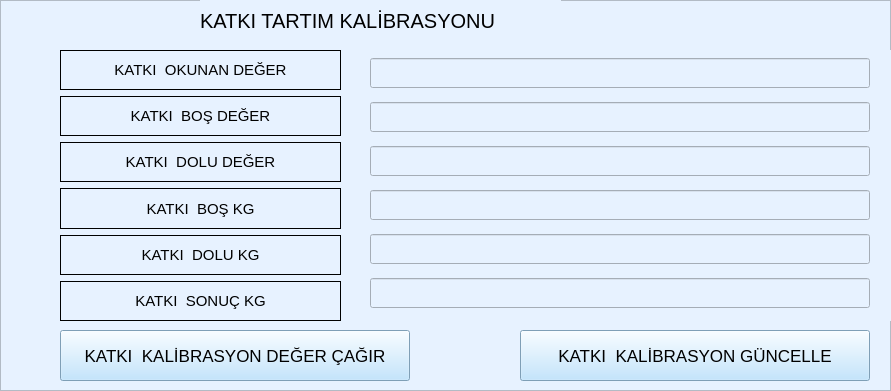
     <widget class="QFrame" name="frame_katki_kal">
      <property name="geometry">
       <rect>
        <x>990</x>
        <y>20</y>
        <width>891</width>
        <height>391</height>
       </rect>
      </property>
      <property name="styleSheet">
       <string notr="true">background-color: rgb(231, 242, 255);</string>
      </property>
      <property name="frameShape">
       <enum>QFrame::StyledPanel</enum>
      </property>
      <property name="frameShadow">
       <enum>QFrame::Raised</enum>
      </property>
      <widget class="QWidget" name="layoutWidget_6">
       <property name="geometry">
        <rect>
         <x>350</x>
         <y>50</y>
         <width>541</width>
         <height>271</height>
        </rect>
       </property>
       <layout class="QGridLayout" name="gridLayout_8">
        <item row="1" column="0">
         <widget class="QLineEdit" name="ln_katki_bos_deger">
          <property name="maximumSize">
           <size>
            <width>500</width>
            <height>30</height>
           </size>
          </property>
         </widget>
        </item>
        <item row="2" column="0">
         <widget class="QLineEdit" name="ln_katki_dolu_deger">
          <property name="maximumSize">
           <size>
            <width>500</width>
            <height>30</height>
           </size>
          </property>
         </widget>
        </item>
        <item row="4" column="0">
         <widget class="QLineEdit" name="ln_katki_dolu_kg">
          <property name="maximumSize">
           <size>
            <width>500</width>
            <height>30</height>
           </size>
          </property>
         </widget>
        </item>
        <item row="5" column="0">
         <widget class="QLineEdit" name="ln_katki_sonuc_kg">
          <property name="maximumSize">
           <size>
            <width>500</width>
            <height>30</height>
           </size>
          </property>
          <property name="readOnly">
           <bool>true</bool>
          </property>
         </widget>
        </item>
        <item row="3" column="0">
         <widget class="QLineEdit" name="ln_katki_bos_kg">
          <property name="maximumSize">
           <size>
            <width>500</width>
            <height>30</height>
           </size>
          </property>
         </widget>
        </item>
        <item row="0" column="0">
         <widget class="QLineEdit" name="ln_katki_ham">
          <property name="maximumSize">
           <size>
            <width>500</width>
            <height>30</height>
           </size>
          </property>
          <property name="readOnly">
           <bool>true</bool>
          </property>
         </widget>
        </item>
       </layout>
      </widget>
      <widget class="QWidget" name="layoutWidget_7">
       <property name="geometry">
        <rect>
         <x>60</x>
         <y>50</y>
         <width>281</width>
         <height>271</height>
        </rect>
       </property>
       <layout class="QGridLayout" name="gridLayout_9">
        <item row="0" column="0">
         <widget class="QLabel" name="lb_katki_ham">
          <property name="font">
           <font>
            <pointsize>11</pointsize>
           </font>
          </property>
          <property name="frameShape">
           <enum>QFrame::Box</enum>
          </property>
          <property name="text">
           <string>KATKI  OKUNAN DEĞER</string>
          </property>
          <property name="textFormat">
           <enum>Qt::AutoText</enum>
          </property>
          <property name="alignment">
           <set>Qt::AlignCenter</set>
          </property>
         </widget>
        </item>
        <item row="1" column="0">
         <widget class="QLabel" name="lb_katki_bos_deger">
          <property name="font">
           <font>
            <pointsize>11</pointsize>
           </font>
          </property>
          <property name="frameShape">
           <enum>QFrame::Box</enum>
          </property>
          <property name="text">
           <string>KATKI  BOŞ DEĞER</string>
          </property>
          <property name="textFormat">
           <enum>Qt::AutoText</enum>
          </property>
          <property name="alignment">
           <set>Qt::AlignCenter</set>
          </property>
         </widget>
        </item>
        <item row="2" column="0">
         <widget class="QLabel" name="lb_katki_dolu_deger">
          <property name="font">
           <font>
            <pointsize>11</pointsize>
           </font>
          </property>
          <property name="frameShape">
           <enum>QFrame::Box</enum>
          </property>
          <property name="text">
           <string>KATKI  DOLU DEĞER</string>
          </property>
          <property name="textFormat">
           <enum>Qt::AutoText</enum>
          </property>
          <property name="alignment">
           <set>Qt::AlignCenter</set>
          </property>
         </widget>
        </item>
        <item row="3" column="0">
         <widget class="QLabel" name="lb_katki_bos_kg">
          <property name="font">
           <font>
            <pointsize>11</pointsize>
           </font>
          </property>
          <property name="frameShape">
           <enum>QFrame::Box</enum>
          </property>
          <property name="text">
           <string>KATKI  BOŞ KG</string>
          </property>
          <property name="textFormat">
           <enum>Qt::AutoText</enum>
          </property>
          <property name="alignment">
           <set>Qt::AlignCenter</set>
          </property>
         </widget>
        </item>
        <item row="4" column="0">
         <widget class="QLabel" name="lb_katki_dolu_kg">
          <property name="font">
           <font>
            <pointsize>11</pointsize>
           </font>
          </property>
          <property name="frameShape">
           <enum>QFrame::Box</enum>
          </property>
          <property name="text">
           <string>KATKI  DOLU KG</string>
          </property>
          <property name="textFormat">
           <enum>Qt::AutoText</enum>
          </property>
          <property name="alignment">
           <set>Qt::AlignCenter</set>
          </property>
         </widget>
        </item>
        <item row="5" column="0">
         <widget class="QLabel" name="lb_katki_sonuc_kg">
          <property name="font">
           <font>
            <pointsize>11</pointsize>
           </font>
          </property>
          <property name="frameShape">
           <enum>QFrame::Box</enum>
          </property>
          <property name="text">
           <string>KATKI  SONUÇ KG</string>
          </property>
          <property name="textFormat">
           <enum>Qt::AutoText</enum>
          </property>
          <property name="alignment">
           <set>Qt::AlignCenter</set>
          </property>
         </widget>
        </item>
       </layout>
      </widget>
      <widget class="QLabel" name="lb_katki_kalibrasyon_baslik">
       <property name="geometry">
        <rect>
         <x>200</x>
         <y>0</y>
         <width>361</width>
         <height>41</height>
        </rect>
       </property>
       <property name="font">
        <font>
         <pointsize>15</pointsize>
        </font>
       </property>
       <property name="text">
        <string>KATKI TARTIM KALİBRASYONU</string>
       </property>
      </widget>
      <widget class="QPushButton" name="lb_katki_kalibrasyon_guncelle">
       <property name="geometry">
        <rect>
         <x>520</x>
         <y>330</y>
         <width>350</width>
         <height>51</height>
        </rect>
       </property>
       <property name="maximumSize">
        <size>
         <width>500</width>
         <height>100</height>
        </size>
       </property>
       <property name="font">
        <font>
         <pointsize>13</pointsize>
        </font>
       </property>
       <property name="styleSheet">
        <string notr="true">background-color: rgb(178, 222, 255);</string>
       </property>
       <property name="text">
        <string>KATKI  KALİBRASYON GÜNCELLE</string>
       </property>
      </widget>
      <widget class="QPushButton" name="lb_katki_kalibrasyon_deger_oku">
       <property name="geometry">
        <rect>
         <x>60</x>
         <y>330</y>
         <width>350</width>
         <height>51</height>
        </rect>
       </property>
       <property name="maximumSize">
        <size>
         <width>500</width>
         <height>100</height>
        </size>
       </property>
       <property name="font">
        <font>
         <pointsize>13</pointsize>
        </font>
       </property>
       <property name="styleSheet">
        <string notr="true">background-color: rgb(178, 222, 255);</string>
       </property>
       <property name="text">
        <string>KATKI  KALİBRASYON DEĞER ÇAĞIR</string>
       </property>
      </widget>
     </widget>
